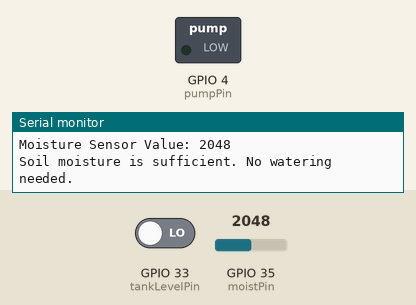
Recording of a program running on a simulated ESP32. Shown: switched loads named in the program (green lamp = pin HIGH), the last lines printed to the serial monitor. The inputs (shaded band) are chosen by the test bench; at power-on: GPIO 35 (moistPin) = 2048, GPIO 33 (tankLevelPin) LOW. Pins used as bus, display or sensor lines are not drawn.

Above: at 6.0 s.
6.1 s: GPIO 35 (moistPin) set to 2927
12.2 s: GPIO 35 (moistPin) set to 3029
At 17.3 s:
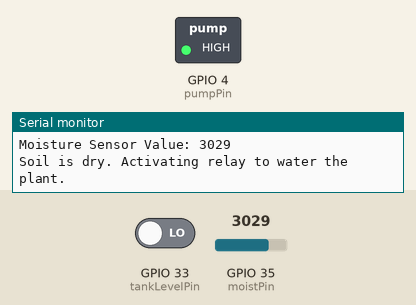
23.0 s: GPIO 33 (tankLevelPin) driven HIGH
At 24.0 s:
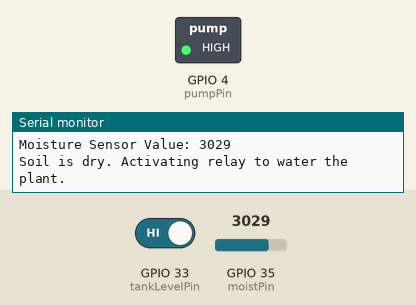
33.2 s: GPIO 33 (tankLevelPin) driven LOW
At 37.2 s:
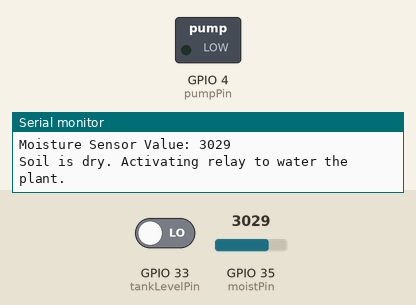
44.2 s: GPIO 35 (moistPin) set to 2960
At 45.0 s:
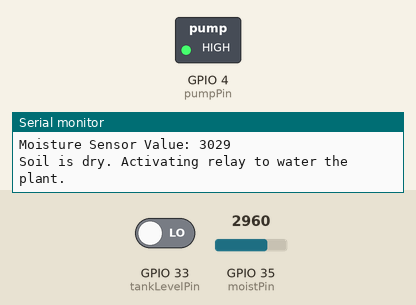
Timing chart, 0 to 47.2 s (numbered marks = the images above; inputs shaded):
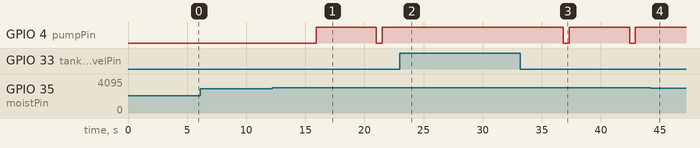

The program:

main.cpp
```cpp
#include <Arduino.h>

#define moistPin 35  // Define the analog pin connected to the potentiometer
#define moisturePowerPin 32 // Define the digital pin used to power the moisture sensor
#define pumpPin 4   // Define the digital pin connected to the relay, and pump
#define tankLevelPin 33 // Define the analog pin connected to the tank level sensor

#define DEBUG

void setup() {
  // put your setup code here, to run once:
  // int result = myFunction(2, 3);
  Serial.begin(115200);
  pinMode(moistPin, INPUT);   // Set the potentiometer pin as an input
  pinMode(moisturePowerPin, OUTPUT); // Set the moisture sensor power pin as an output
  pinMode(pumpPin, OUTPUT);  // Set the relay pin as an output
  pinMode(tankLevelPin, INPUT_PULLDOWN); // Set the tank level pin as an input
}

int readMoisture(u_int analogPin, u_int powerPin)
{
  digitalWrite(powerPin, HIGH); // Power the moisture sensor
  delay(100); // Wait for the sensor to stabilize
  int sensorValue = analogRead(analogPin); // Read the sensor value
  digitalWrite(powerPin, LOW); // Turn off power to the sensor
  return sensorValue;
}

void loop() {

  // aflæse sensorer

  // moitsture sensor
  int moistLevel = readMoisture(moistPin, moisturePowerPin);

  #ifdef DEBUG
  Serial.print("Moisture Sensor Value: ");
  Serial.println(moistLevel);
  #endif
  // vandtank niveau sensor
  bool tankLevel = !digitalRead(tankLevelPin);

  // hvis jorden er tør og der er vand i tanken
  if (moistLevel > 3000)
  {
    Serial.println("Soil is dry. Activating relay to water the plant.");
    if(tankLevel == LOW) {
      Serial.println("Cannot water the plant as the water tank is empty.");
    }
    else
    {
       //   aktivere relay og pumpe i et kort øjeblik
      digitalWrite(pumpPin, LOW); // Turn the relay ON
      delay(500); // Water for 0.5 seconds
      digitalWrite(pumpPin, HIGH);  // Turn the relay OFF
    }
  }
  else
  {
    Serial.println("Soil moisture is sufficient. No watering needed.");
  }

  // vent et stykke tid, til næste aflæsning
  delay(5000); // 1 seconds delay

/*
  bool tankLevel = !digitalRead(tankLevelPin);
  if (tankLevel == LOW) {
    Serial.println("Water tank is empty! Please refill.");
  }
  else {
    Serial.println("Water tank has sufficient water.");
  }

  // put your main code here, to run repeatedly:
  int moitLevel = analogRead(moistPin);
  Serial.print("Potentiometer Value: ");
  Serial.println(moitLevel);

  Serial.println("Activating relay and pump to water the plant.");
  digitalWrite(pumpPin, LOW); // Turn the relay ON
  delay(500); // Water for 0.5 seconds
  Serial.println("Deactivating relay and pump.");
  digitalWrite(pumpPin, HIGH);  // Turn the relay OFF

  delay(1000); // Wait for a second before reading again
  */
}
```

Measured:
- the behaviour switches between 3000 and 3001 on GPIO 35 (moistPin) (found by bisection; images 0 and 1)
- after the input at 12.2 s, GPIO 4 (pumpPin): LOW → HIGH after 3.7 s, → LOW 5.1 s later, → HIGH 0.50 s later
- after the input at 23.0 s, GPIO 4 (pumpPin): stops changing and stays HIGH
- after the input at 33.2 s, GPIO 4 (pumpPin): alternates HIGH for 5.1 s and LOW for 0.50 s, starting after 3.6 s
- after the input at 44.2 s, GPIO 4 (pumpPin): stays HIGH (without the input it goes to LOW after 3.8 s)
